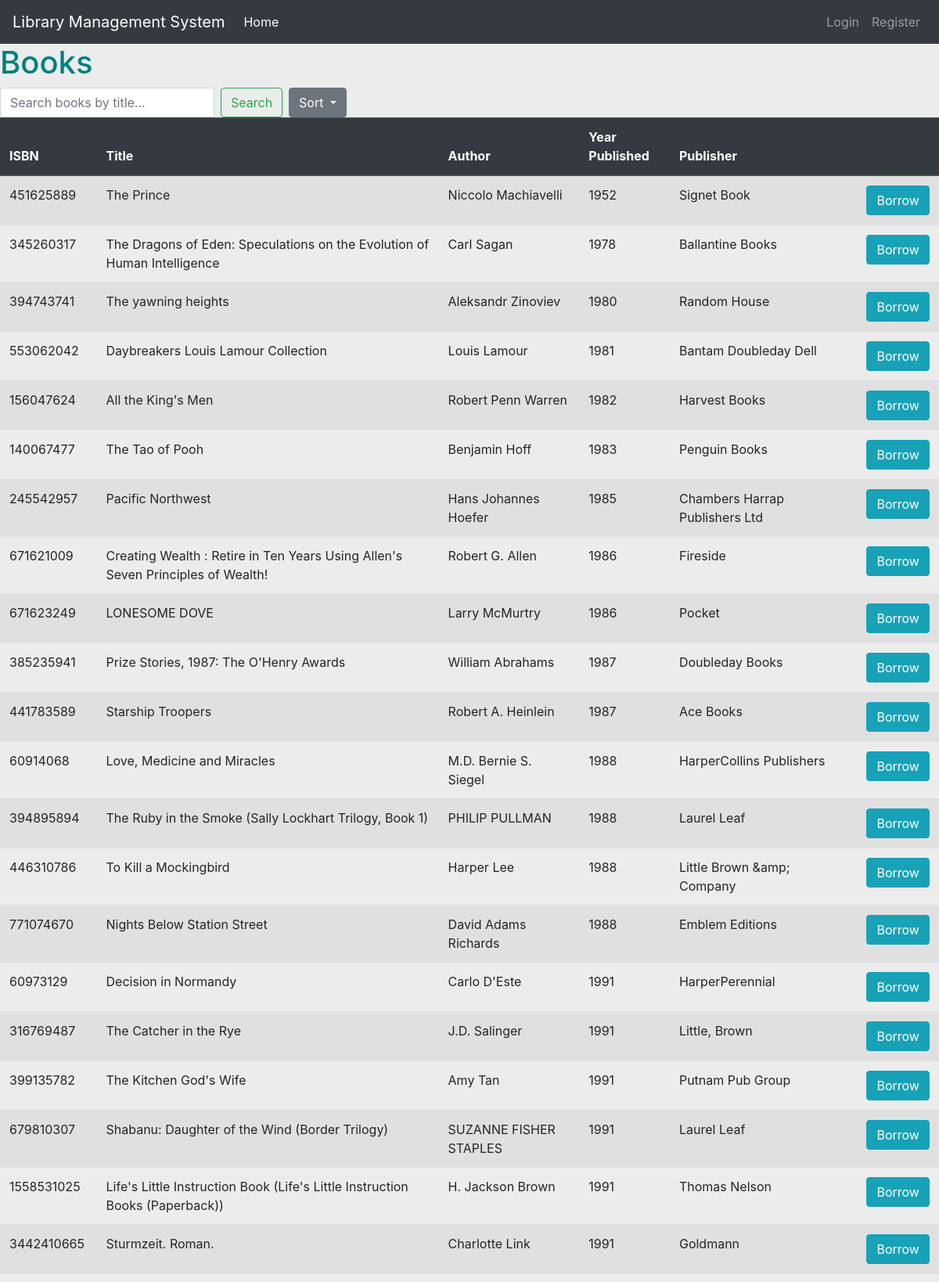
Screenshot of /home?sort=year_oldest (upper part) with the database file from the repository.
### library/models.py (models this page shows)
class Book(db.Model):
    isbn = db.Column(db.Integer, primary_key=True)
    title = db.Column(db.String(256), nullable=False)
    author = db.Column(db.String(256), nullable=False)
    year_published = db.Column(db.Integer, nullable=False)
    publisher = db.Column(db.String(256))
    borrowed = db.Column(db.Boolean, nullable=False)

### library/routes.py (the view)
@app.route('/')
@app.route('/home')
def home():
    search_query = request.args.get('search_query')
    sort_option = request.args.get('sort')
    if search_query and search_query.lower() != "all":
        books_query = Book.query.filter(Book.title.ilike(f'%{search_query}%'))
        flash("Search results for book title: '{}'".format(search_query), 'success')
    else:
        books_query = Book.query
    if sort_option == 'title_az':
        books_query = books_query.order_by(asc(Book.title))
    elif sort_option == 'title_za':
        books_query = books_query.order_by(desc(Book.title))
    elif sort_option == 'year_oldest':
        books_query = books_query.order_by(asc(Book.year_published))
    elif sort_option == 'year_newest':
        books_query = books_query.order_by(desc(Book.year_published))
    books = books_query.all()
    return render_template('home.html', books=books, search_query=search_query)

### library/templates/home.html (shortened to what this page needs)
{% extends 'base.html' %}
{% block content %}
    <h1 class="title">Books</h1>
    <form class="form-inline" action="{{ url_for('home') }}" method="get">
        <div class="input-group">
            <input type="text" class="form-control mr-sm-2" name="search_query" placeholder="Search books by title...">
            <button class="btn btn-outline-success my-2 my-sm-0" type="submit">Search</button>
        </div>
        {% if books %}
        <div class="btn-group ml-2">
            <button class="btn btn-secondary dropdown-toggle" type="button" data-toggle="dropdown" aria-haspopup="true" aria-expanded="false">
                Sort
            </button>
        </div>
        {% endif %}
    </form>
    <table class="table table-striped">
        <thead class="thead-dark">
            <tr>
                <th>ISBN</th>
                <th>Title</th>
                <th>Author</th>
                <th>Year Published</th>
                <th>Publisher</th>
                <th></th>
            </tr>
        </thead>
        <tbody>
        {% for book in books %}
            <tr class="book">
                <td>{{ book.isbn }}</td>
                <td>{{ book.title }}</td>
                <td>{{ book.author }}</td>
                <td>{{ book.year_published }}</td>
                <td>{{ book.publisher }}</td>
                <td>
                    <button class="btn btn-outline btn-info">Borrow</button>
                </td>
            </tr>
        {% endfor %}
        </tbody>
    </table>
{% endblock %}

### library/templates/base.html (style rules this page uses)
body { background-color: #ECECEC; color: teal }

### rows the page displays
Book: isbn "451625889", title "The Prince", author "Niccolo Machiavelli", year_published "1952", publisher "Signet Book"
Book: isbn "345260317", title "The Dragons of Eden: Speculations on the Evolution of Human Intelligence", author "Carl Sagan", year_published "1978", publisher "Ballantine Books"
Book: isbn "394743741", title "The yawning heights", author "Aleksandr Zinoviev", year_published "1980", publisher "Random House"
Book: isbn "553062042", title "Daybreakers Louis Lamour Collection", author "Louis Lamour", year_published "1981", publisher "Bantam Doubleday Dell"
Book: isbn "156047624", title "All the King's Men", author "Robert Penn Warren", year_published "1982", publisher "Harvest Books"
Book: isbn "140067477", title "The Tao of Pooh", author "Benjamin Hoff", year_published "1983", publisher "Penguin Books"
Book: isbn "245542957", title "Pacific Northwest", author "Hans Johannes Hoefer", year_published "1985", publisher "Chambers Harrap Publishers Ltd"
Book: isbn "671621009", title "Creating Wealth : Retire in Ten Years Using Allen's Seven Principles of Wealth!", author "Robert G. Allen", year_published "1986", publisher "Fireside"
Book: isbn "671623249", title "LONESOME DOVE", author "Larry McMurtry", year_published "1986", publisher "Pocket"
Book: isbn "385235941", title "Prize Stories, 1987: The O'Henry Awards", author "William Abrahams", year_published "1987", publisher "Doubleday Books"
Book: isbn "441783589", title "Starship Troopers", author "Robert A. Heinlein", year_published "1987", publisher "Ace Books"
Book: isbn "60914068", title "Love, Medicine and Miracles", author "M.D. Bernie S. Siegel", year_published "1988", publisher "HarperCollins Publishers"
Book: isbn "394895894", title "The Ruby in the Smoke (Sally Lockhart Trilogy, Book 1)", author "PHILIP PULLMAN", year_published "1988", publisher "Laurel Leaf"
Book: isbn "446310786", title "To Kill a Mockingbird", author "Harper Lee", year_published "1988", publisher "Little Brown &amp; Company"
Book: isbn "771074670", title "Nights Below Station Street", author "David Adams Richards", year_published "1988", publisher "Emblem Editions"
Book: isbn "60973129", title "Decision in Normandy", author "Carlo D'Este", year_published "1991", publisher "HarperPerennial"
Book: isbn "316769487", title "The Catcher in the Rye", author "J.D. Salinger", year_published "1991", publisher "Little, Brown"
Book: isbn "399135782", title "The Kitchen God's Wife", author "Amy Tan", year_published "1991", publisher "Putnam Pub Group"
Book: isbn "679810307", title "Shabanu: Daughter of the Wind (Border Trilogy)", author "SUZANNE FISHER STAPLES", year_published "1991", publisher "Laurel Leaf"
Book: isbn "1558531025", title "Life's Little Instruction Book (Life's Little Instruction Books (Paperback))", author "H. Jackson Brown", year_published "1991", publisher "Thomas Nelson"
Book: isbn "3442410665", title "Sturmzeit. Roman.", author "Charlotte Link", year_published "1991", publisher "Goldmann"
